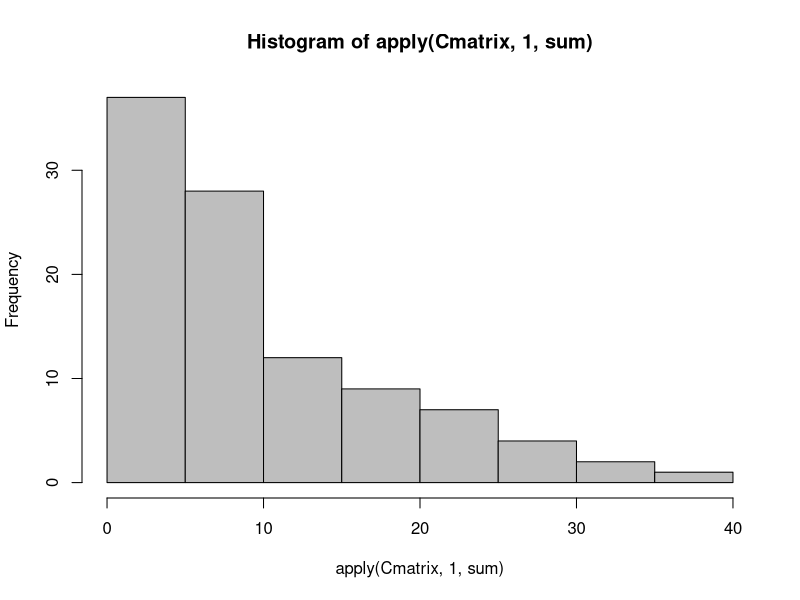

Write R code to recreate this figure. (Note: this script raises an error after producing the figure.)
#Build a food web from the niche model
#Import the niche model function
#You will need to modify the file path for the location of the file on your own computer
# source("~/Dropbox/jdyeakel.github.io/teaching/ecodyn/nichemodel_function.R")
nichemodel_function = function(S,C) {
  #How many species?
  S = S;
  #Build a list of random niche values between zero and one
  n = runif(S,0,1);
  #Now just sort the species, so that species 1 has lowest n, and species S has highest n
  n = sort(n)
  #Define beta distribution parameters
  a=1;
  b=((1/(2*C)) - 1);
  #What is the range of each species?
  r = numeric(S);
  for (i in 1:S) {
    x = rbeta(1,a,b);
    r[i] = n[i]*x;
  }
  #Plot the prey range vs. niche value of each species
  # plot(n,r,xlab='Niche Value',ylab='Diet range')
  #What is the center of the range for each consumer?
  c = numeric(S);
  for (i in 1:S) {
    c[i] = runif(1,r[i]/2,n[i]);
  }
  #Now determine which prey each consumer eats
  prey = list(S)
  numprey = numeric(S)
  for (i in 1:S) {
    #Niche range for consumer i
    nmin = c[i] - (r[i]/2);
    nmax = c[i] + (r[i]/2);
    #Find species greater than niche min
    prey1 = which(n>nmin);
    #Find species lower than niche max
    prey2 = which(n<nmax);
    #The prey are those that are in both lists!
    prey[[i]] = intersect(prey1,prey2);
    #find ith species (focal species)
    # p_i = which(prey[[i]]==i)
    # #Remove it from the list o prey
    # prey[[i]][-p_i];
    numprey[i] = length(prey[[i]])
  }
  #Plot number of prey as a function of niche value
  # plot(n,numprey)
  # #Histogram of number of prey
  # hist(numprey)
  adj_matrix = matrix(0,S,S)
  for (i in 1:S) {
    ones_vec = prey[[i]]
    adj_matrix[i,ones_vec] = 1;
    # adj_matrix[ones_vec,i] = 1;
  }
  return(adj_matrix)
}

S = 100
C = 0.1
Cmatrix = nichemodel_function(S,C);
c = sum(Cmatrix)/S
#Plot prey distribution
hist(apply(Cmatrix,1,sum),col="gray")

#Build a SxS empty matrix
J = matrix(0,S,S)


for (i in 1:S) {
  for (j in 1:S) {
    #An interaction occurs:
    if (Cmatrix[i,j] == 1) {
      int_value = rnorm(1,0,sigma)
      int_value_rev = rnorm(1,0,sigma)
      J[i,j] = int_value
      J[j,i] = int_value_rev
    }
  }
}
#Set diagonal = -1
for (i in 1:S) {
  J[i,i] = -1
}


#see the matrix
# image(J,col=c(heat.colors(20)))
#Calculate eigenvalues
e = eigen(J)
plot(Re(e$value),Im(e$value),xlab="Real part",ylab="Imaginary Part",xlim=c(-10,10),ylim=c(-10,10))
lines(rep(0,41),seq(-20,20))
lines(seq(-20,20),rep(0,41))



#####################################################
#What if they are specifically pred-prey interactions?


for (i in 1:S) {
  for (j in 1:S) {
    #An interaction occurs:
    if (Cmatrix[i,j] == 1) {
      int_value = abs(rnorm(1,0,sigma))
      # int_value_rev = -abs(rnorm(1,0,sigma))
      int_value_rev = rnorm(1,-int_value,sigma)
      J[i,j] = int_value
      J[j,i] = int_value_rev
    }
  }
}
#Set diagonal = -1
for (i in 1:S) {
  J[i,i] = -1
}


#see the matrix
# image(J,col=c(heat.colors(20)))
#Calculate eigenvalues
e = eigen(J)
plot(Re(e$value),Im(e$value),xlab="Real part",ylab="Imaginary Part",xlim=c(-10,10),ylim=c(-10,10))
lines(rep(0,41),seq(-20,20))
lines(seq(-20,20),rep(0,41))



#For a given food web, let's analyze the PROPORTION OF STABLE WEBS

S = 100
C = 0.015
sigma = 0.85
Cmatrix = nichemodel_function(S,beta);
c = sum(Cmatrix)/S
#Plot prey distribution
hist(apply(Cmatrix,1,sum),col="gray")


#Repetitions
reps = 10
de = numeric(reps)

for (r in 1:reps) {
  
  #Build a SxS empty matrix
  J = matrix(0,S,S)


  for (i in 1:S) {
    for (j in 1:S) {
      #An interaction occurs:
      if (Cmatrix[i,j] == 1) {
        # int_value = rnorm(1,0,sigma)
        # int_value_rev = rnorm(1,0,sigma)
        
        int_value = abs(rnorm(1,0,sigma))
        int_value_rev = rnorm(1,-int_value,sigma)
        J[i,j] = int_value
        J[j,i] = int_value_rev
      }
    }
  }
  #Set diagonal = -1
  for (i in 1:S) {
    J[i,i] = -1
  }


  #see the matrix
  # image(J,col=c(heat.colors(20)))
  #Calculate eigenvalues
  e = eigen(J)
  
  #what is the DOMINANT EIGENVALUE?
  de[r] = max(Re(e$value))
  
}

PSW_full = length(which(de<0))/reps

# How do we test species-specific influences on stability?
# We could march through the Jacobian, remove a species (row & column), and record influence on the eigenvalue distribution


#First build a Jacobian...
S = 100
C = 0.1
sigma = 0.2
Cmatrix = nichemodel_function(S,C);
c = sum(Cmatrix)/S
#Plot prey distribution
hist(apply(Cmatrix,1,sum),col="gray")

#Build a SxS empty matrix
J = matrix(0,S,S)


for (i in 1:S) {
  for (j in 1:S) {
    #An interaction occurs:
    if (Cmatrix[i,j] == 1) {
      int_value = rnorm(1,0,sigma)
      int_value_rev = rnorm(1,0,sigma)
      J[i,j] = int_value
      J[j,i] = int_value_rev
    }
  }
}
#Set diagonal = -1
for (i in 1:S) {
  J[i,i] = -1
}
e = eigen(J)
#what is the DOMINANT EIGENVALUE?
de = max(Re(e$value))

#Now test effect on each species
# Deltaeigen = numeric(S);
de_ext = numeric(S);
for (s in 1:S) {
  # nS = S-1
  
  #Eliminate the species s!
  J_ext = J;
  J_ext = J_ext[-s,];
  J_ext = J_ext[,-s];
  e_ext = eigen(J_ext)
  #what is the DOMINANT EIGENVALUE?
  de_ext[s] = max(Re(e_ext$value))
  
  # Deltaeigen[s] = de_ext[s] - de;
}

plot(de_ext)
lines(seq(1,S),rep(de,S),lty=2)

stabilizingspecies = which(de_ext<0)

par(mfrow=c(1,2))
image(Cmatrix)
for (i in 1:length(stabilizingspecies)) {
  lines((rep(stabilizingspecies[i],10)/S)+(1/(2*S)),seq(0,1,length.out=10))
  lines(seq(0,1,length.out=10),(rep(stabilizingspecies[i],10)/S)+(1/(2*S)))
}
points(rep(0.1,length(stabilizingspecies)),stabilizingspecies,pch=16,cex=2)
image(J)


barplot(DeltaPSW)
































for (s in 1:S) {
  nS = S-1
  
  #Eliminate the species s!
  Cmatrix_ext = Cmatrix[-s,];
  Cmatrix_ext = Cmatrix[,-s];
  
  de = numeric(reps)
  for (r in 1:reps) {
    #Build a SxS empty matrix
    J = matrix(0,nS,nS)
    
    for (i in 1:nS) {
      for (j in 1:nS) {
        #An interaction occurs:
        if (Cmatrix_ext[i,j] == 1) {
          # int_value = rnorm(1,0,sigma)
          # int_value_rev = rnorm(1,0,sigma)
          
          int_value = abs(rnorm(1,0,sigma))
          int_value_rev = rnorm(1,-int_value,sigma)
          J[i,j] = int_value
          J[j,i] = int_value_rev
        }
      }
    }
    
    
    #Set diagonal = -1
    for (i in 1:nS) {
      J[i,i] = -1
    }
    
    #see the matrix
    # image(J,col=c(heat.colors(20)))
    #Calculate eigenvalues
    e = eigen(J)
    
    #what is the DOMINANT EIGENVALUE?
    de[r] = max(Re(e$value))
  }
  PSW = length(which(de<0))/reps
  DeltaPSW[s] = PSW_full - PSW
}

barplot(DeltaPSW)
